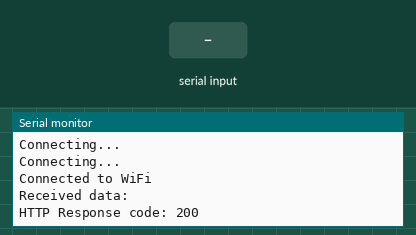
Bench run of a sketch on a simulated ESP8266 (NodeMCU). Parts: the last lines printed to the serial monitor. Inputs (shaded band) come from the test bench. WiFi joins after 1.5 s; servers stay silent unless stated; uploads are accepted with an empty reply.

Above: at 3.2 s.
3.3 s: "90,45\n" received over Serial
At 7.36 s:
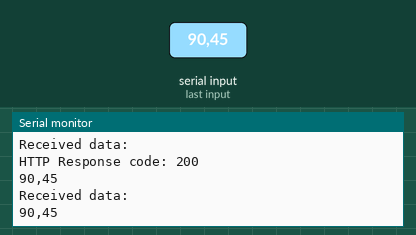
9.1 s: "5\n" received over Serial
At 12.56 s:
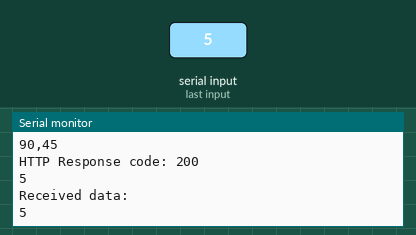
14.9 s: "1,90,45\n" received over Serial
At 17.76 s:
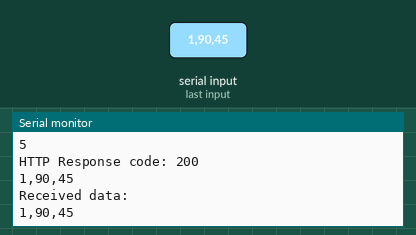

Measured:
- after the input at 3.3 s, the serial monitor: prints a new line after 3.9 s (image 1)
- after the input at 9.1 s, the serial monitor: prints a new line after 3.3 s (image 2)
- after the input at 14.9 s, the serial monitor: prints a new line after 2.7 s (image 3)

The sketch:

latest_nodemcu_04-12.ino
```cpp
#include <ESP8266WiFi.h>
#include <WiFiClient.h>
#include <ESP8266HTTPClient.h>

const char* ssid = "CMLagarto";
const char* password = "Boogiewonderland0906*";
const char* serverName = "http://192.168.1.13/hydroponics/post-esp-data.php";
String apiKeyValue = "tPmAT5Ab3j7F9";

void setup() {
  Serial.begin(115200);
  WiFi.begin(ssid, password);
  Serial.println("Connecting to WiFi");

  while (WiFi.status() != WL_CONNECTED) {
    delay(1000);
    Serial.println("Connecting...");
  }

  Serial.println("Connected to WiFi");
}

void loop() {
  if (WiFi.status() == WL_CONNECTED) {
    WiFiClient client;
    HTTPClient http;

    if (http.begin(client, serverName)) {
      http.addHeader("Content-Type", "application/x-www-form-urlencoded");

      // Read data from serial
      String data = "";
      while (Serial.available()) {
        char c = Serial.read();
        data += c;
        Serial.write(c); // Echo back to confirm the character was received
      }

      // Print received data for debugging
      Serial.println("Received data:");
      Serial.println(data);

      // Parse the received data
      float moisture = getValueFloat(data, "Moisture: ", "\t");
      float tds = getValueFloat(data, "TDS: ", " ppm\t");
      float pH = getValueFloat(data, "pH level: ", "\t");
      float ec = getValueFloat(data, "EC: ", " ms/cm\t");
      float humidity = getValueFloat(data, "Humidity: ", "\t");
      float temp = getValueFloat(data, "Temp: ", "\t");
      float waterLevel = getValueFloat(data, "Water Level: ", " cm\t");
      int lightIntensity = getValue(data, "Light Intensity: ", "\t");

      // Prepare the HTTP request data
      String httpRequestData = "api_key=" + apiKeyValue +
                                "&soil_moisture=" + String(moisture) +
                                "&total_dissolved_solids=" + String(tds) +
                                "&pH_level=" + String(pH) +
                                "&EC_level=" + String(ec) +
                                "&light_level=" + String(lightIntensity) +
                                "&temperature=" + String(temp) +
                                "&humidity=" + String(humidity) +
                                "&water_level=" + String(waterLevel);

      // Send HTTP POST request
      int httpResponseCode = http.POST(httpRequestData);

      if (httpResponseCode > 0) {
        Serial.print("HTTP Response code: ");
        Serial.println(httpResponseCode);
      } else {
        Serial.print("Error code: ");
        Serial.println(httpResponseCode);
      }

      http.end();
    } else {
      Serial.println("Failed to connect to server");
    }
  } else {
    Serial.println("WiFi Disconnected");
  }

  delay(5000); // Send an HTTP POST request every 5 seconds
}


float getValueFloat(String data, String key, String delimiter) {
  int index = data.indexOf(key) + key.length();
  int endIndex = data.indexOf(delimiter, index);
  String valueStr = data.substring(index, endIndex);
  return valueStr.toFloat();
}

int getValue(String data, String key, String delimiter) {
  int index = data.indexOf(key) + key.length();
  int endIndex = data.indexOf(delimiter, index);
  String valueStr = data.substring(index, endIndex);
  return valueStr.toInt();
}
```
